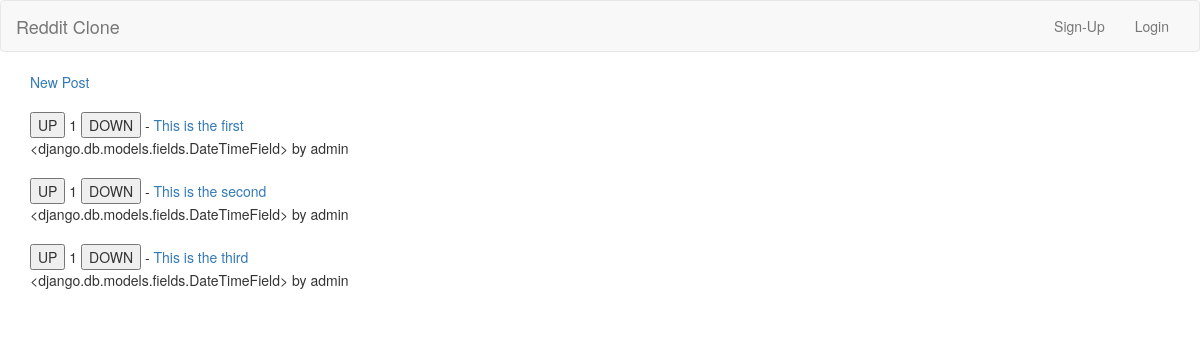
Before: / with the older database file.
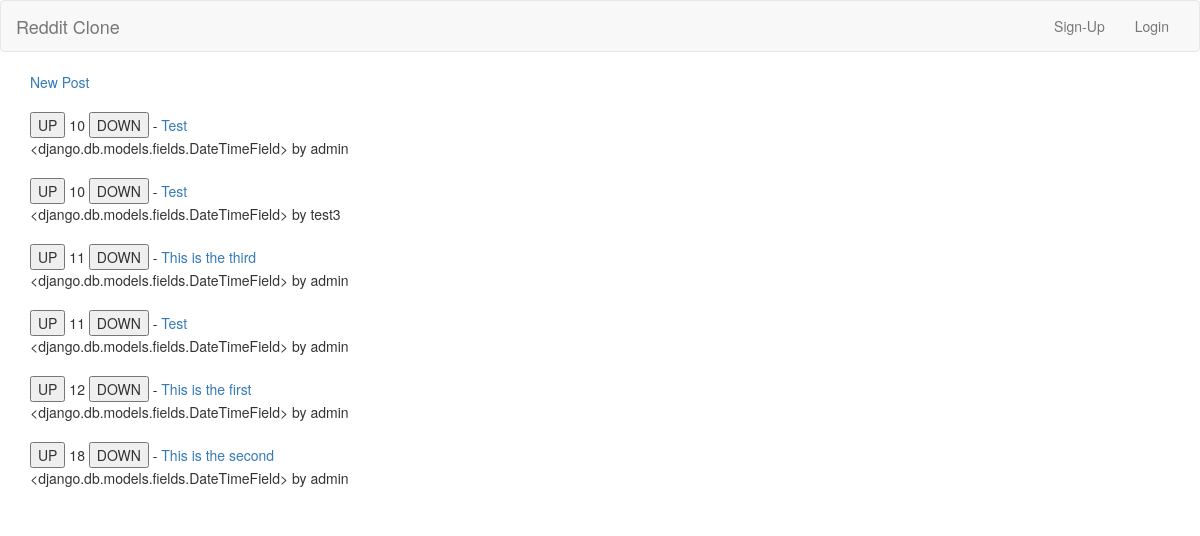
After: the same page with the newer database file.
### posts/models.py (models this page shows)
class Post(models.Model):
    title = models.CharField(max_length=200)
    url = models.TextField
    published_date = models.DateTimeField
    author = models.ForeignKey(User)
    votes_total = models.IntegerField(default=1)

### posts/views.py (the view)
# urls.py: 2. Add a URL to urlpatterns:  url(r'^$', views.home, name='home')
def home(request):
    posts = Post.objects.order_by('votes_total')
    return render(request, 'posts/home.html', {'posts': posts})

### posts/templates/posts/home.html (shortened to what this page needs)
{% extends 'base.html' %}
{% block content %}
    <a href="{% url 'posts:create' %}">New Post</a>
    <br>
    <br>
    {% for post in posts.all %}
        <div style="display: inline">
            <form method="POST" action="{% url 'posts:upvote' post.id %}" style="display: inline">
                <input type="submit" value="UP">
            </form>
            <span>{{ post.votes_total }}</span>
            <form method="POST" action="{% url 'posts:downvote' post.id %}" style="display: inline">
                <input type="submit" value="DOWN">
            </form>
        </div>
        <span>- <a href="{{ post.url }}">{{ post.title }}</a></span>
        <br>
        {{ post.published_date }} by {{ post.author.username }}
        <br>
        <br>
    {% endfor %}
{% endblock %}

### templates/base.html (shortened to what this page needs)
<!DOCTYPE html>
<html lang="en">
<head>
    <link rel="stylesheet" href="https://maxcdn.bootstrapcdn.com/bootstrap/3.3.7/css/bootstrap.min.css">
</head>
<body>
    <nav class="navbar navbar-default">
      <div class="container-fluid">
        <div class="navbar-header">
          <a class="navbar-brand" href="{% url 'home' %}">Reddit Clone</a>
        </div>
        <div class="collapse navbar-collapse" id="bs-example-navbar-collapse-1">
            <ul class="nav navbar-nav navbar-right">
                {% if user.is_authenticated %}
                    <li><a href="#" onclick="document.getElementById('logout').submit()">Logout</a></li>
                    <form id='logout' method="POST" action="{% url 'accounts:logout' %}">
                        {% csrf_token %}
                        <input type="hidden">
                    </form>
                {% else %}
                    <li><a href="{% url 'accounts:signup' %}">Sign-Up</a></li>
                    <li><a href="{% url 'accounts:login' %}">Login</a></li>
                {% endif %}
            </ul>
        </div>
      </div>
    </nav>
    <div class="container">
        {% block content %}
        {% endblock %}
    </div>
</body>
</html>

Changed rows visible on the page:
added Post: votes_total "10", title "Test", published_date "<django.db.models.fields.DateTimeField>", author.username "admin"
added Post: votes_total "10", title "Test", published_date "<django.db.models.fields.DateTimeField>", author.username "test3"
changed Post "This is the third": votes_total "1" → "11"; moves up the list
added Post: votes_total "11", title "Test", published_date "<django.db.models.fields.DateTimeField>", author.username "admin"
changed Post "This is the first": votes_total "1" → "12"
changed Post "This is the second": votes_total "1" → "18"
